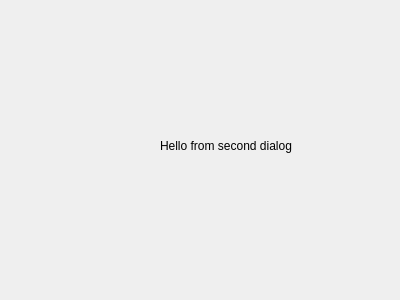
<?xml version="1.0" encoding="UTF-8"?>
<ui version="4.0">
 <class>SecDialog</class>
 <widget class="QDialog" name="SecDialog">
  <property name="geometry">
   <rect>
    <x>0</x>
    <y>0</y>
    <width>400</width>
    <height>300</height>
   </rect>
  </property>
  <property name="windowTitle">
   <string>Dialog</string>
  </property>
  <widget class="QLabel" name="label">
   <property name="geometry">
    <rect>
     <x>160</x>
     <y>100</y>
     <width>181</width>
     <height>91</height>
    </rect>
   </property>
   <property name="text">
    <string>Hello from second dialog</string>
   </property>
  </widget>
 </widget>
 <resources/>
 <connections/>
</ui>
